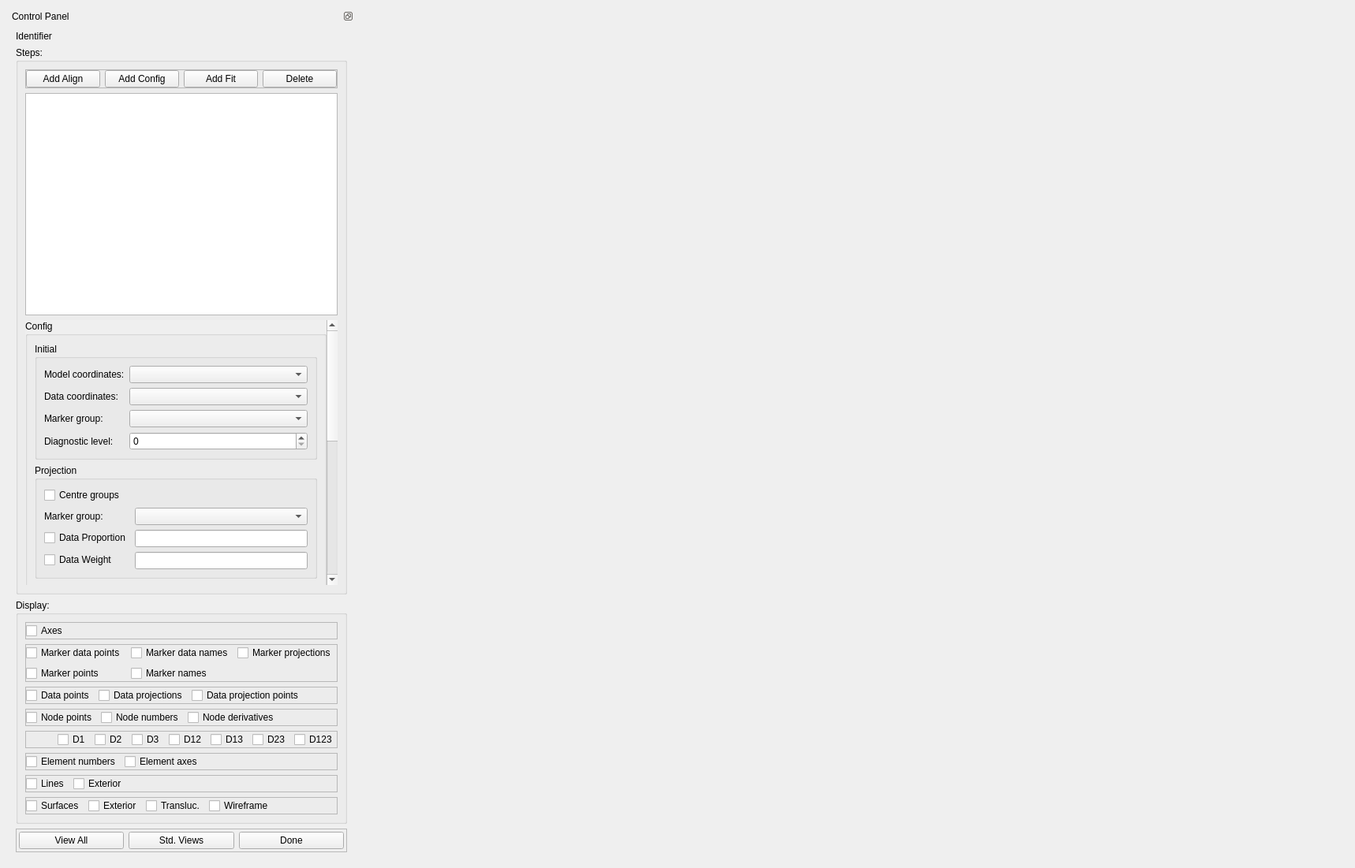
<?xml version="1.0" encoding="UTF-8"?>
<ui version="4.0">
 <class>GeometricFitWidget</class>
 <widget class="QWidget" name="GeometricFitWidget">
  <property name="geometry">
   <rect>
    <x>0</x>
    <y>0</y>
    <width>1718</width>
    <height>1101</height>
   </rect>
  </property>
  <property name="sizePolicy">
   <sizepolicy hsizetype="Preferred" vsizetype="Preferred">
    <horstretch>0</horstretch>
    <verstretch>0</verstretch>
   </sizepolicy>
  </property>
  <property name="minimumSize">
   <size>
    <width>0</width>
    <height>0</height>
   </size>
  </property>
  <property name="windowTitle">
   <string>Geometric Fit</string>
  </property>
  <layout class="QHBoxLayout" name="horizontalLayout">
   <item>
    <widget class="QDockWidget" name="dockWidget">
     <property name="sizePolicy">
      <sizepolicy hsizetype="Preferred" vsizetype="Preferred">
       <horstretch>0</horstretch>
       <verstretch>0</verstretch>
      </sizepolicy>
     </property>
     <property name="features">
      <set>QDockWidget::DockWidgetFloatable|QDockWidget::DockWidgetMovable</set>
     </property>
     <property name="allowedAreas">
      <set>Qt::AllDockWidgetAreas</set>
     </property>
     <property name="windowTitle">
      <string>Control Panel</string>
     </property>
     <widget class="QWidget" name="dockWidgetContents">
      <property name="sizePolicy">
       <sizepolicy hsizetype="Preferred" vsizetype="Expanding">
        <horstretch>0</horstretch>
        <verstretch>0</verstretch>
       </sizepolicy>
      </property>
      <layout class="QVBoxLayout" name="verticalLayout">
       <item>
        <widget class="QLabel" name="identifier_label">
         <property name="sizePolicy">
          <sizepolicy hsizetype="Preferred" vsizetype="Preferred">
           <horstretch>0</horstretch>
           <verstretch>0</verstretch>
          </sizepolicy>
         </property>
         <property name="text">
          <string>Identifier</string>
         </property>
        </widget>
       </item>
       <item>
        <widget class="QGroupBox" name="steps_groupBox">
         <property name="sizePolicy">
          <sizepolicy hsizetype="Preferred" vsizetype="Preferred">
           <horstretch>0</horstretch>
           <verstretch>0</verstretch>
          </sizepolicy>
         </property>
         <property name="title">
          <string>Steps:</string>
         </property>
         <layout class="QVBoxLayout" name="verticalLayout_2">
          <item>
           <widget class="QFrame" name="stepsAddDelete_frame">
            <property name="frameShape">
             <enum>QFrame::StyledPanel</enum>
            </property>
            <property name="frameShadow">
             <enum>QFrame::Raised</enum>
            </property>
            <layout class="QHBoxLayout" name="horizontalLayout_10">
             <property name="leftMargin">
              <number>0</number>
             </property>
             <property name="topMargin">
              <number>0</number>
             </property>
             <property name="rightMargin">
              <number>0</number>
             </property>
             <property name="bottomMargin">
              <number>0</number>
             </property>
             <item>
              <widget class="QPushButton" name="stepsAddAlign_pushButton">
               <property name="text">
                <string>Add Align</string>
               </property>
              </widget>
             </item>
             <item>
              <widget class="QPushButton" name="stepsAddConfig_pushButton">
               <property name="text">
                <string>Add Config</string>
               </property>
              </widget>
             </item>
             <item>
              <widget class="QPushButton" name="stepsAddFit_pushButton">
               <property name="text">
                <string>Add Fit</string>
               </property>
              </widget>
             </item>
             <item>
              <widget class="QPushButton" name="stepsDelete_pushButton">
               <property name="text">
                <string>Delete</string>
               </property>
              </widget>
             </item>
            </layout>
           </widget>
          </item>
          <item>
           <widget class="QListView" name="steps_listView">
            <property name="sizePolicy">
             <sizepolicy hsizetype="Expanding" vsizetype="Expanding">
              <horstretch>0</horstretch>
              <verstretch>0</verstretch>
             </sizepolicy>
            </property>
           </widget>
          </item>
          <item>
           <widget class="QScrollArea" name="stepedit_scrollArea">
            <property name="sizePolicy">
             <sizepolicy hsizetype="Preferred" vsizetype="Preferred">
              <horstretch>0</horstretch>
              <verstretch>0</verstretch>
             </sizepolicy>
            </property>
            <property name="frameShape">
             <enum>QFrame::NoFrame</enum>
            </property>
            <property name="horizontalScrollBarPolicy">
             <enum>Qt::ScrollBarAsNeeded</enum>
            </property>
            <property name="widgetResizable">
             <bool>true</bool>
            </property>
            <widget class="QWidget" name="stepedit_scrollAreaWidgetContents">
             <property name="geometry">
              <rect>
               <x>0</x>
               <y>0</y>
               <width>352</width>
               <height>679</height>
              </rect>
             </property>
             <layout class="QVBoxLayout" name="verticalLayout_3">
              <property name="spacing">
               <number>0</number>
              </property>
              <property name="leftMargin">
               <number>0</number>
              </property>
              <property name="topMargin">
               <number>0</number>
              </property>
              <property name="rightMargin">
               <number>0</number>
              </property>
              <property name="bottomMargin">
               <number>0</number>
              </property>
              <item>
               <widget class="QGroupBox" name="config_groupBox">
                <property name="sizePolicy">
                 <sizepolicy hsizetype="Preferred" vsizetype="Preferred">
                  <horstretch>0</horstretch>
                  <verstretch>0</verstretch>
                 </sizepolicy>
                </property>
                <property name="title">
                 <string>Config</string>
                </property>
                <layout class="QVBoxLayout" name="verticalLayout_4">
                 <item>
                  <widget class="QGroupBox" name="configInitial_groupBox">
                   <property name="sizePolicy">
                    <sizepolicy hsizetype="Preferred" vsizetype="Minimum">
                     <horstretch>0</horstretch>
                     <verstretch>0</verstretch>
                    </sizepolicy>
                   </property>
                   <property name="title">
                    <string>Initial</string>
                   </property>
                   <layout class="QFormLayout" name="formLayout">
                    <item row="0" column="0">
                     <widget class="QLabel" name="configModelCoordinates_label">
                      <property name="text">
                       <string>Model coordinates:</string>
                      </property>
                     </widget>
                    </item>
                    <item row="0" column="1">
                     <widget class="FieldChooserWidget" name="configModelCoordinates_fieldChooser">
                      <property name="sizePolicy">
                       <sizepolicy hsizetype="Expanding" vsizetype="Preferred">
                        <horstretch>0</horstretch>
                        <verstretch>0</verstretch>
                       </sizepolicy>
                      </property>
                     </widget>
                    </item>
                    <item row="1" column="0">
                     <widget class="QLabel" name="configDataCoordinates_label">
                      <property name="text">
                       <string>Data coordinates:</string>
                      </property>
                     </widget>
                    </item>
                    <item row="1" column="1">
                     <widget class="FieldChooserWidget" name="configDataCoordinates_fieldChooser">
                      <property name="sizePolicy">
                       <sizepolicy hsizetype="Expanding" vsizetype="Preferred">
                        <horstretch>0</horstretch>
                        <verstretch>0</verstretch>
                       </sizepolicy>
                      </property>
                     </widget>
                    </item>
                    <item row="3" column="1">
                     <widget class="QSpinBox" name="configDiagnosticLevel_spinBox">
                      <property name="maximum">
                       <number>2</number>
                      </property>
                     </widget>
                    </item>
                    <item row="3" column="0">
                     <widget class="QLabel" name="configDiagnosticLevel_label">
                      <property name="text">
                       <string>Diagnostic level:</string>
                      </property>
                     </widget>
                    </item>
                    <item row="2" column="0">
                     <widget class="QLabel" name="configMarkerGroup_label">
                      <property name="text">
                       <string>Marker group:</string>
                      </property>
                     </widget>
                    </item>
                    <item row="2" column="1">
                     <widget class="FieldChooserWidget" name="configMarkerGroup_fieldChooser">
                      <property name="sizePolicy">
                       <sizepolicy hsizetype="Expanding" vsizetype="Preferred">
                        <horstretch>0</horstretch>
                        <verstretch>0</verstretch>
                       </sizepolicy>
                      </property>
                     </widget>
                    </item>
                   </layout>
                  </widget>
                 </item>
                 <item>
                  <widget class="QGroupBox" name="configProjection_groupBox">
                   <property name="sizePolicy">
                    <sizepolicy hsizetype="Preferred" vsizetype="Minimum">
                     <horstretch>0</horstretch>
                     <verstretch>0</verstretch>
                    </sizepolicy>
                   </property>
                   <property name="title">
                    <string>Projection</string>
                   </property>
                   <layout class="QVBoxLayout" name="verticalLayout_5">
                    <item>
                     <widget class="QCheckBox" name="configProjectionCentreGroups_checkBox">
                      <property name="sizePolicy">
                       <sizepolicy hsizetype="Preferred" vsizetype="Preferred">
                        <horstretch>0</horstretch>
                        <verstretch>0</verstretch>
                       </sizepolicy>
                      </property>
                      <property name="text">
                       <string>Centre groups</string>
                      </property>
                     </widget>
                    </item>
                    <item>
                     <layout class="QFormLayout" name="configMakerGroup_groupBox">
                      <property name="bottomMargin">
                       <number>0</number>
                      </property>
                      <item row="1" column="0">
                       <widget class="QLabel" name="subConfigMarkerGroup_label">
                        <property name="text">
                         <string>Marker group:</string>
                        </property>
                       </widget>
                      </item>
                      <item row="1" column="1">
                       <widget class="FieldChooserWidget" name="subConfigMarkerGroup_fieldChooser">
                        <property name="sizePolicy">
                         <sizepolicy hsizetype="Expanding" vsizetype="Preferred">
                          <horstretch>0</horstretch>
                          <verstretch>0</verstretch>
                         </sizepolicy>
                        </property>
                       </widget>
                      </item>
                      <item row="2" column="0">
                       <widget class="QCheckBox" name="subConfigDataProportion_checkBox">
                        <property name="text">
                         <string>Data Proportion</string>
                        </property>
                        <property name="tristate">
                         <bool>true</bool>
                        </property>
                       </widget>
                      </item>
                      <item row="2" column="1">
                       <widget class="QLineEdit" name="subConfigDataProportion_lineEdit"/>
                      </item>
                      <item row="3" column="0">
                       <widget class="QCheckBox" name="subConfigDataWeight_checkBox">
                        <property name="text">
                         <string>Data Weight</string>
                        </property>
                        <property name="tristate">
                         <bool>true</bool>
                        </property>
                       </widget>
                      </item>
                      <item row="3" column="1">
                       <widget class="QLineEdit" name="subConfigDataWeight_lineEdit"/>
                      </item>
                     </layout>
                    </item>
                   </layout>
                  </widget>
                 </item>
                 <item>
                  <spacer name="config_verticalSpacer">
                   <property name="orientation">
                    <enum>Qt::Vertical</enum>
                   </property>
                   <property name="sizeHint" stdset="0">
                    <size>
                     <width>20</width>
                     <height>40</height>
                    </size>
                   </property>
                  </spacer>
                 </item>
                </layout>
               </widget>
              </item>
              <item>
               <widget class="QGroupBox" name="align_groupBox">
                <property name="sizePolicy">
                 <sizepolicy hsizetype="Preferred" vsizetype="Preferred">
                  <horstretch>0</horstretch>
                  <verstretch>0</verstretch>
                 </sizepolicy>
                </property>
                <property name="title">
                 <string>Align</string>
                </property>
                <layout class="QFormLayout" name="formLayout_2">
                 <property name="fieldGrowthPolicy">
                  <enum>QFormLayout::AllNonFixedFieldsGrow</enum>
                 </property>
                 <item row="1" column="0">
                  <widget class="QCheckBox" name="alignGroups_checkBox">
                   <property name="text">
                    <string>Align groups</string>
                   </property>
                  </widget>
                 </item>
                 <item row="1" column="1">
                  <widget class="QCheckBox" name="alignMarkers_checkBox">
                   <property name="sizePolicy">
                    <sizepolicy hsizetype="Preferred" vsizetype="Preferred">
                     <horstretch>0</horstretch>
                     <verstretch>0</verstretch>
                    </sizepolicy>
                   </property>
                   <property name="text">
                    <string>Align markers</string>
                   </property>
                  </widget>
                 </item>
                 <item row="4" column="0">
                  <widget class="QLabel" name="alignRotation_label">
                   <property name="text">
                    <string>Rotation:</string>
                   </property>
                  </widget>
                 </item>
                 <item row="4" column="1">
                  <widget class="QLineEdit" name="alignRotation_lineEdit">
                   <property name="sizePolicy">
                    <sizepolicy hsizetype="Expanding" vsizetype="Preferred">
                     <horstretch>0</horstretch>
                     <verstretch>0</verstretch>
                    </sizepolicy>
                   </property>
                  </widget>
                 </item>
                 <item row="5" column="0">
                  <widget class="QLabel" name="alignScale_label">
                   <property name="text">
                    <string>Scale:</string>
                   </property>
                  </widget>
                 </item>
                 <item row="5" column="1">
                  <widget class="QLineEdit" name="alignScale_lineEdit">
                   <property name="sizePolicy">
                    <sizepolicy hsizetype="Expanding" vsizetype="Preferred">
                     <horstretch>0</horstretch>
                     <verstretch>0</verstretch>
                    </sizepolicy>
                   </property>
                  </widget>
                 </item>
                 <item row="6" column="0">
                  <widget class="QLabel" name="alignTranslation_label">
                   <property name="text">
                    <string>Translation:</string>
                   </property>
                  </widget>
                 </item>
                 <item row="6" column="1">
                  <widget class="QLineEdit" name="alignTranslation_lineEdit">
                   <property name="sizePolicy">
                    <sizepolicy hsizetype="Expanding" vsizetype="Preferred">
                     <horstretch>0</horstretch>
                     <verstretch>0</verstretch>
                    </sizepolicy>
                   </property>
                  </widget>
                 </item>
                </layout>
               </widget>
              </item>
              <item>
               <widget class="QGroupBox" name="fit_groupBox">
                <property name="sizePolicy">
                 <sizepolicy hsizetype="Preferred" vsizetype="Preferred">
                  <horstretch>0</horstretch>
                  <verstretch>0</verstretch>
                 </sizepolicy>
                </property>
                <property name="title">
                 <string>Fit</string>
                </property>
                <property name="alignment">
                 <set>Qt::AlignLeading|Qt::AlignLeft|Qt::AlignVCenter</set>
                </property>
                <property name="flat">
                 <bool>false</bool>
                </property>
                <property name="checkable">
                 <bool>false</bool>
                </property>
                <layout class="QFormLayout" name="formLayout_3">
                 <property name="fieldGrowthPolicy">
                  <enum>QFormLayout::AllNonFixedFieldsGrow</enum>
                 </property>
                 <item row="2" column="0">
                  <widget class="QLabel" name="fitMarkerWeight_label">
                   <property name="text">
                    <string>Marker weight:</string>
                   </property>
                  </widget>
                 </item>
                 <item row="2" column="1">
                  <widget class="QLineEdit" name="fitMarkerWeight_lineEdit">
                   <property name="sizePolicy">
                    <sizepolicy hsizetype="Expanding" vsizetype="Preferred">
                     <horstretch>0</horstretch>
                     <verstretch>0</verstretch>
                    </sizepolicy>
                   </property>
                   <property name="toolTip">
                    <string>&lt;html&gt;&lt;head/&gt;&lt;body&gt;&lt;p&gt;Weighting of marker points with fixed mesh locations. Use 0.0 to omit.&lt;/p&gt;&lt;/body&gt;&lt;/html&gt;</string>
                   </property>
                  </widget>
                 </item>
                 <item row="3" column="0">
                  <widget class="QLabel" name="fitStrainPenalty_label">
                   <property name="text">
                    <string>Strain penalty:</string>
                   </property>
                  </widget>
                 </item>
                 <item row="3" column="1">
                  <widget class="QLineEdit" name="fitStrainPenalty_lineEdit">
                   <property name="sizePolicy">
                    <sizepolicy hsizetype="Expanding" vsizetype="Preferred">
                     <horstretch>0</horstretch>
                     <verstretch>0</verstretch>
                    </sizepolicy>
                   </property>
                  </widget>
                 </item>
                 <item row="4" column="0">
                  <widget class="QLabel" name="fitCurvaturePenalty_label">
                   <property name="text">
                    <string>Curvature penalty:</string>
                   </property>
                  </widget>
                 </item>
                 <item row="4" column="1">
                  <widget class="QLineEdit" name="fitCurvaturePenalty_lineEdit">
                   <property name="sizePolicy">
                    <sizepolicy hsizetype="Expanding" vsizetype="Preferred">
                     <horstretch>0</horstretch>
                     <verstretch>0</verstretch>
                    </sizepolicy>
                   </property>
                  </widget>
                 </item>
                 <item row="5" column="0">
                  <widget class="QLabel" name="fitEdgeDiscontinuityPenalty_label">
                   <property name="text">
                    <string>Edge discontinuity penalty:</string>
                   </property>
                  </widget>
                 </item>
                 <item row="5" column="1">
                  <widget class="QLineEdit" name="fitEdgeDiscontinuityPenalty_lineEdit">
                   <property name="sizePolicy">
                    <sizepolicy hsizetype="Expanding" vsizetype="Preferred">
                     <horstretch>0</horstretch>
                     <verstretch>0</verstretch>
                    </sizepolicy>
                   </property>
                  </widget>
                 </item>
                 <item row="7" column="0">
                  <widget class="QLabel" name="fitIterations_label">
                   <property name="text">
                    <string>Iterations:</string>
                   </property>
                  </widget>
                 </item>
                 <item row="7" column="1">
                  <widget class="QSpinBox" name="fitIterations_spinBox">
                   <property name="sizePolicy">
                    <sizepolicy hsizetype="Expanding" vsizetype="Preferred">
                     <horstretch>0</horstretch>
                     <verstretch>0</verstretch>
                    </sizepolicy>
                   </property>
                   <property name="minimum">
                    <number>1</number>
                   </property>
                   <property name="maximum">
                    <number>1000</number>
                   </property>
                  </widget>
                 </item>
                 <item row="8" column="0">
                  <widget class="QLabel" name="fitMaximumSubIterations_label">
                   <property name="text">
                    <string>Maximum subiterations:</string>
                   </property>
                  </widget>
                 </item>
                 <item row="8" column="1">
                  <widget class="QSpinBox" name="fitMaximumSubIterations_spinBox">
                   <property name="sizePolicy">
                    <sizepolicy hsizetype="Expanding" vsizetype="Preferred">
                     <horstretch>0</horstretch>
                     <verstretch>0</verstretch>
                    </sizepolicy>
                   </property>
                   <property name="minimum">
                    <number>1</number>
                   </property>
                   <property name="maximum">
                    <number>1000</number>
                   </property>
                  </widget>
                 </item>
                 <item row="9" column="0">
                  <widget class="QCheckBox" name="fitUpdateReferenceState_checkBox">
                   <property name="sizePolicy">
                    <sizepolicy hsizetype="Preferred" vsizetype="Preferred">
                     <horstretch>0</horstretch>
                     <verstretch>0</verstretch>
                    </sizepolicy>
                   </property>
                   <property name="text">
                    <string>Update reference state</string>
                   </property>
                  </widget>
                 </item>
                 <item row="1" column="0">
                  <widget class="QLabel" name="fitLineWeight_label">
                   <property name="text">
                    <string>Line weight:</string>
                   </property>
                  </widget>
                 </item>
                 <item row="1" column="1">
                  <widget class="QLineEdit" name="fitLineWeight_lineEdit">
                   <property name="toolTip">
                    <string>&lt;html&gt;&lt;head/&gt;&lt;body&gt;&lt;p&gt;Weighting of data points which project onto line features.&lt;/p&gt;&lt;/body&gt;&lt;/html&gt;</string>
                   </property>
                  </widget>
                 </item>
                </layout>
               </widget>
              </item>
             </layout>
            </widget>
           </widget>
          </item>
         </layout>
        </widget>
       </item>
       <item>
        <widget class="QGroupBox" name="display_groupBox">
         <property name="sizePolicy">
          <sizepolicy hsizetype="Preferred" vsizetype="Preferred">
           <horstretch>0</horstretch>
           <verstretch>0</verstretch>
          </sizepolicy>
         </property>
         <property name="title">
          <string>Display:</string>
         </property>
         <layout class="QVBoxLayout" name="verticalLayout_7">
          <item>
           <widget class="QFrame" name="displayMisc_frame">
            <property name="frameShape">
             <enum>QFrame::StyledPanel</enum>
            </property>
            <property name="frameShadow">
             <enum>QFrame::Raised</enum>
            </property>
            <layout class="QHBoxLayout" name="horizontalLayout_8">
             <property name="leftMargin">
              <number>0</number>
             </property>
             <property name="topMargin">
              <number>0</number>
             </property>
             <property name="rightMargin">
              <number>0</number>
             </property>
             <property name="bottomMargin">
              <number>0</number>
             </property>
             <item>
              <widget class="QCheckBox" name="displayAxes_checkBox">
               <property name="text">
                <string>Axes</string>
               </property>
              </widget>
             </item>
             <item>
              <spacer name="displaytMisc_horizontalSpacer">
               <property name="orientation">
                <enum>Qt::Horizontal</enum>
               </property>
               <property name="sizeHint" stdset="0">
                <size>
                 <width>40</width>
                 <height>20</height>
                </size>
               </property>
              </spacer>
             </item>
            </layout>
           </widget>
          </item>
          <item>
           <widget class="QFrame" name="displayMarker_frame">
            <property name="frameShape">
             <enum>QFrame::StyledPanel</enum>
            </property>
            <property name="frameShadow">
             <enum>QFrame::Raised</enum>
            </property>
            <layout class="QGridLayout" name="gridLayout">
             <property name="leftMargin">
              <number>0</number>
             </property>
             <property name="topMargin">
              <number>0</number>
             </property>
             <property name="rightMargin">
              <number>0</number>
             </property>
             <property name="bottomMargin">
              <number>0</number>
             </property>
             <item row="0" column="1">
              <widget class="QCheckBox" name="displayMarkerDataNames_checkBox">
               <property name="text">
                <string>Marker data names</string>
               </property>
              </widget>
             </item>
             <item row="0" column="0">
              <widget class="QCheckBox" name="displayMarkerDataPoints_checkBox">
               <property name="text">
                <string>Marker data points</string>
               </property>
              </widget>
             </item>
             <item row="3" column="1">
              <widget class="QCheckBox" name="displayMarkerNames_checkBox">
               <property name="text">
                <string>Marker names</string>
               </property>
              </widget>
             </item>
             <item row="3" column="0">
              <widget class="QCheckBox" name="displayMarkerPoints_checkBox">
               <property name="text">
                <string>Marker points</string>
               </property>
              </widget>
             </item>
             <item row="0" column="2">
              <widget class="QCheckBox" name="displayMarkerDataProjections_checkBox">
               <property name="text">
                <string>Marker projections</string>
               </property>
              </widget>
             </item>
            </layout>
           </widget>
          </item>
          <item>
           <widget class="QFrame" name="displayData_frame">
            <property name="frameShape">
             <enum>QFrame::StyledPanel</enum>
            </property>
            <property name="frameShadow">
             <enum>QFrame::Raised</enum>
            </property>
            <layout class="QHBoxLayout" name="horizontalLayout_9">
             <property name="leftMargin">
              <number>0</number>
             </property>
             <property name="topMargin">
              <number>0</number>
             </property>
             <property name="rightMargin">
              <number>0</number>
             </property>
             <property name="bottomMargin">
              <number>0</number>
             </property>
             <item>
              <widget class="QCheckBox" name="displayDataPoints_checkBox">
               <property name="text">
                <string>Data points</string>
               </property>
              </widget>
             </item>
             <item>
              <widget class="QCheckBox" name="displayDataProjections_checkBox">
               <property name="text">
                <string>Data projections</string>
               </property>
              </widget>
             </item>
             <item>
              <widget class="QCheckBox" name="displayDataProjectionPoints_checkBox">
               <property name="text">
                <string>Data projection points</string>
               </property>
              </widget>
             </item>
             <item>
              <spacer name="displayData_horizontalSpacer">
               <property name="orientation">
                <enum>Qt::Horizontal</enum>
               </property>
               <property name="sizeHint" stdset="0">
                <size>
                 <width>40</width>
                 <height>20</height>
                </size>
               </property>
              </spacer>
             </item>
            </layout>
           </widget>
          </item>
          <item>
           <widget class="QFrame" name="displayNodes_frame">
            <property name="frameShape">
             <enum>QFrame::StyledPanel</enum>
            </property>
            <property name="frameShadow">
             <enum>QFrame::Raised</enum>
            </property>
            <layout class="QHBoxLayout" name="horizontalLayout_6">
             <property name="leftMargin">
              <number>0</number>
             </property>
             <property name="topMargin">
              <number>0</number>
             </property>
             <property name="rightMargin">
              <number>0</number>
             </property>
             <property name="bottomMargin">
              <number>0</number>
             </property>
             <item>
              <widget class="QCheckBox" name="displayNodePoints_checkBox">
               <property name="text">
                <string>Node points</string>
               </property>
              </widget>
             </item>
             <item>
              <widget class="QCheckBox" name="displayNodeNumbers_checkBox">
               <property name="sizePolicy">
                <sizepolicy hsizetype="Minimum" vsizetype="Fixed">
                 <horstretch>0</horstretch>
                 <verstretch>0</verstretch>
                </sizepolicy>
               </property>
               <property name="text">
                <string>Node numbers</string>
               </property>
              </widget>
             </item>
             <item>
              <widget class="QCheckBox" name="displayNodeDerivatives_checkBox">
               <property name="sizePolicy">
                <sizepolicy hsizetype="Minimum" vsizetype="Fixed">
                 <horstretch>0</horstretch>
                 <verstretch>0</verstretch>
                </sizepolicy>
               </property>
               <property name="text">
                <string>Node derivatives</string>
               </property>
              </widget>
             </item>
             <item>
              <spacer name="displayNodes_horizontalSpacer">
               <property name="orientation">
                <enum>Qt::Horizontal</enum>
               </property>
               <property name="sizeHint" stdset="0">
                <size>
                 <width>40</width>
                 <height>20</height>
                </size>
               </property>
              </spacer>
             </item>
            </layout>
           </widget>
          </item>
          <item>
           <widget class="QFrame" name="displayNodeDerivativeLabels_frame">
            <property name="frameShape">
             <enum>QFrame::StyledPanel</enum>
            </property>
            <property name="frameShadow">
             <enum>QFrame::Raised</enum>
            </property>
            <layout class="QHBoxLayout" name="horizontalLayout_7">
             <property name="leftMargin">
              <number>0</number>
             </property>
             <property name="topMargin">
              <number>0</number>
             </property>
             <property name="rightMargin">
              <number>0</number>
             </property>
             <property name="bottomMargin">
              <number>0</number>
             </property>
             <item>
              <spacer name="displayNodeDerivativeLabels_horizontalSpacer">
               <property name="orientation">
                <enum>Qt::Horizontal</enum>
               </property>
               <property name="sizeHint" stdset="0">
                <size>
                 <width>40</width>
                 <height>20</height>
                </size>
               </property>
              </spacer>
             </item>
             <item>
              <widget class="QCheckBox" name="displayNodeDerivativeLabelsD1_checkBox">
               <property name="sizePolicy">
                <sizepolicy hsizetype="Minimum" vsizetype="Fixed">
                 <horstretch>0</horstretch>
                 <verstretch>0</verstretch>
                </sizepolicy>
               </property>
               <property name="text">
                <string>D1</string>
               </property>
              </widget>
             </item>
             <item>
              <widget class="QCheckBox" name="displayNodeDerivativeLabelsD2_checkBox">
               <property name="sizePolicy">
                <sizepolicy hsizetype="Minimum" vsizetype="Fixed">
                 <horstretch>0</horstretch>
                 <verstretch>0</verstretch>
                </sizepolicy>
               </property>
               <property name="text">
                <string>D2</string>
               </property>
              </widget>
             </item>
             <item>
              <widget class="QCheckBox" name="displayNodeDerivativeLabelsD3_checkBox">
               <property name="sizePolicy">
                <sizepolicy hsizetype="Minimum" vsizetype="Fixed">
                 <horstretch>0</horstretch>
                 <verstretch>0</verstretch>
                </sizepolicy>
               </property>
               <property name="text">
                <string>D3</string>
               </property>
              </widget>
             </item>
             <item>
              <widget class="QCheckBox" name="displayNodeDerivativeLabelsD12_checkBox">
               <property name="sizePolicy">
                <sizepolicy hsizetype="Minimum" vsizetype="Fixed">
                 <horstretch>0</horstretch>
                 <verstretch>0</verstretch>
                </sizepolicy>
               </property>
               <property name="text">
                <string>D12</string>
               </property>
              </widget>
             </item>
             <item>
              <widget class="QCheckBox" name="displayNodeDerivativeLabelsD13_checkBox">
               <property name="sizePolicy">
                <sizepolicy hsizetype="Minimum" vsizetype="Fixed">
                 <horstretch>0</horstretch>
                 <verstretch>0</verstretch>
                </sizepolicy>
               </property>
               <property name="text">
                <string>D13</string>
               </property>
              </widget>
             </item>
             <item>
              <widget class="QCheckBox" name="displayNodeDerivativeLabelsD23_checkBox">
               <property name="sizePolicy">
                <sizepolicy hsizetype="Minimum" vsizetype="Fixed">
                 <horstretch>0</horstretch>
                 <verstretch>0</verstretch>
                </sizepolicy>
               </property>
               <property name="text">
                <string>D23</string>
               </property>
              </widget>
             </item>
             <item>
              <widget class="QCheckBox" name="displayNodeDerivativeLabelsD123_checkBox">
               <property name="sizePolicy">
                <sizepolicy hsizetype="Minimum" vsizetype="Fixed">
                 <horstretch>0</horstretch>
                 <verstretch>0</verstretch>
                </sizepolicy>
               </property>
               <property name="text">
                <string>D123</string>
               </property>
              </widget>
             </item>
            </layout>
           </widget>
          </item>
          <item>
           <widget class="QFrame" name="displayElements_frame">
            <property name="frameShape">
             <enum>QFrame::StyledPanel</enum>
            </property>
            <property name="frameShadow">
             <enum>QFrame::Raised</enum>
            </property>
            <layout class="QHBoxLayout" name="horizontalLayout_4">
             <property name="leftMargin">
              <number>0</number>
             </property>
             <property name="topMargin">
              <number>0</number>
             </property>
             <property name="rightMargin">
              <number>0</number>
             </property>
             <property name="bottomMargin">
              <number>0</number>
             </property>
             <item>
              <widget class="QCheckBox" name="displayElementNumbers_checkBox">
               <property name="text">
                <string>Element numbers</string>
               </property>
              </widget>
             </item>
             <item>
              <widget class="QCheckBox" name="displayElementAxes_checkBox">
               <property name="sizePolicy">
                <sizepolicy hsizetype="Minimum" vsizetype="Fixed">
                 <horstretch>0</horstretch>
                 <verstretch>0</verstretch>
                </sizepolicy>
               </property>
               <property name="text">
                <string>Element axes</string>
               </property>
              </widget>
             </item>
             <item>
              <spacer name="displayElements_horizontalSpacer">
               <property name="orientation">
                <enum>Qt::Horizontal</enum>
               </property>
               <property name="sizeHint" stdset="0">
                <size>
                 <width>40</width>
                 <height>20</height>
                </size>
               </property>
              </spacer>
             </item>
            </layout>
           </widget>
          </item>
          <item>
           <widget class="QFrame" name="displayLines_frame">
            <property name="frameShape">
             <enum>QFrame::StyledPanel</enum>
            </property>
            <property name="frameShadow">
             <enum>QFrame::Raised</enum>
            </property>
            <layout class="QHBoxLayout" name="horizontalLayout_5">
             <property name="leftMargin">
              <number>0</number>
             </property>
             <property name="topMargin">
              <number>0</number>
             </property>
             <property name="rightMargin">
              <number>0</number>
             </property>
             <property name="bottomMargin">
              <number>0</number>
             </property>
             <item>
              <widget class="QCheckBox" name="displayLines_checkBox">
               <property name="text">
                <string>Lines</string>
               </property>
              </widget>
             </item>
             <item>
              <widget class="QCheckBox" name="displayLinesExterior_checkBox">
               <property name="sizePolicy">
                <sizepolicy hsizetype="Minimum" vsizetype="Fixed">
                 <horstretch>0</horstretch>
                 <verstretch>0</verstretch>
                </sizepolicy>
               </property>
               <property name="text">
                <string>Exterior</string>
               </property>
              </widget>
             </item>
             <item>
              <spacer name="displayLines_horizontalSpacer">
               <property name="orientation">
                <enum>Qt::Horizontal</enum>
               </property>
               <property name="sizeHint" stdset="0">
                <size>
                 <width>40</width>
                 <height>20</height>
                </size>
               </property>
              </spacer>
             </item>
            </layout>
           </widget>
          </item>
          <item>
           <widget class="QFrame" name="displaySurfaces_frame">
            <property name="frameShape">
             <enum>QFrame::StyledPanel</enum>
            </property>
            <property name="frameShadow">
             <enum>QFrame::Raised</enum>
            </property>
            <layout class="QHBoxLayout" name="horizontalLayout_3">
             <property name="leftMargin">
              <number>0</number>
             </property>
             <property name="topMargin">
              <number>0</number>
             </property>
             <property name="rightMargin">
              <number>0</number>
             </property>
             <property name="bottomMargin">
              <number>0</number>
             </property>
             <item>
              <widget class="QCheckBox" name="displaySurfaces_checkBox">
               <property name="text">
                <string>Surfaces</string>
               </property>
              </widget>
             </item>
             <item>
              <widget class="QCheckBox" name="displaySurfacesExterior_checkBox">
               <property name="sizePolicy">
                <sizepolicy hsizetype="Minimum" vsizetype="Fixed">
                 <horstretch>0</horstretch>
                 <verstretch>0</verstretch>
                </sizepolicy>
               </property>
               <property name="text">
                <string>Exterior</string>
               </property>
              </widget>
             </item>
             <item>
              <widget class="QCheckBox" name="displaySurfacesTranslucent_checkBox">
               <property name="sizePolicy">
                <sizepolicy hsizetype="Minimum" vsizetype="Fixed">
                 <horstretch>0</horstretch>
                 <verstretch>0</verstretch>
                </sizepolicy>
               </property>
               <property name="text">
                <string>Transluc.</string>
               </property>
              </widget>
             </item>
             <item>
              <widget class="QCheckBox" name="displaySurfacesWireframe_checkBox">
               <property name="sizePolicy">
                <sizepolicy hsizetype="Minimum" vsizetype="Fixed">
                 <horstretch>0</horstretch>
                 <verstretch>0</verstretch>
                </sizepolicy>
               </property>
               <property name="text">
                <string>Wireframe</string>
               </property>
              </widget>
             </item>
             <item>
              <spacer name="displaySurfaces_horizontalSpacer">
               <property name="orientation">
                <enum>Qt::Horizontal</enum>
               </property>
               <property name="sizeHint" stdset="0">
                <size>
                 <width>40</width>
                 <height>20</height>
                </size>
               </property>
              </spacer>
             </item>
            </layout>
           </widget>
          </item>
         </layout>
        </widget>
       </item>
       <item>
        <widget class="QFrame" name="bottom_frame">
         <property name="frameShape">
          <enum>QFrame::StyledPanel</enum>
         </property>
         <property name="frameShadow">
          <enum>QFrame::Raised</enum>
         </property>
         <layout class="QHBoxLayout" name="horizontalLayout_2">
          <property name="leftMargin">
           <number>3</number>
          </property>
          <property name="topMargin">
           <number>3</number>
          </property>
          <property name="rightMargin">
           <number>3</number>
          </property>
          <property name="bottomMargin">
           <number>3</number>
          </property>
          <item>
           <widget class="QPushButton" name="viewAll_pushButton">
            <property name="text">
             <string>View All</string>
            </property>
           </widget>
          </item>
          <item>
           <widget class="QPushButton" name="stdViews_pushButton">
            <property name="text">
             <string>Std. Views</string>
            </property>
           </widget>
          </item>
          <item>
           <widget class="QPushButton" name="done_pushButton">
            <property name="sizePolicy">
             <sizepolicy hsizetype="Minimum" vsizetype="Fixed">
              <horstretch>0</horstretch>
              <verstretch>0</verstretch>
             </sizepolicy>
            </property>
            <property name="text">
             <string>Done</string>
            </property>
           </widget>
          </item>
         </layout>
        </widget>
       </item>
      </layout>
     </widget>
    </widget>
   </item>
   <item>
    <widget class="AlignmentSceneviewerWidget" name="alignmentsceneviewerwidget" native="true">
     <property name="sizePolicy">
      <sizepolicy hsizetype="Expanding" vsizetype="Preferred">
       <horstretch>1</horstretch>
       <verstretch>0</verstretch>
      </sizepolicy>
     </property>
    </widget>
   </item>
  </layout>
 </widget>
 <customwidgets>
  <customwidget>
   <class>AlignmentSceneviewerWidget</class>
   <extends>QWidget</extends>
   <header>opencmiss/zincwidgets/alignmentsceneviewerwidget.h</header>
   <container>1</container>
  </customwidget>
  <customwidget>
   <class>FieldChooserWidget</class>
   <extends>QComboBox</extends>
   <header>opencmiss/zincwidgets/fieldchooserwidget.h</header>
  </customwidget>
 </customwidgets>
 <resources/>
 <connections/>
</ui>
